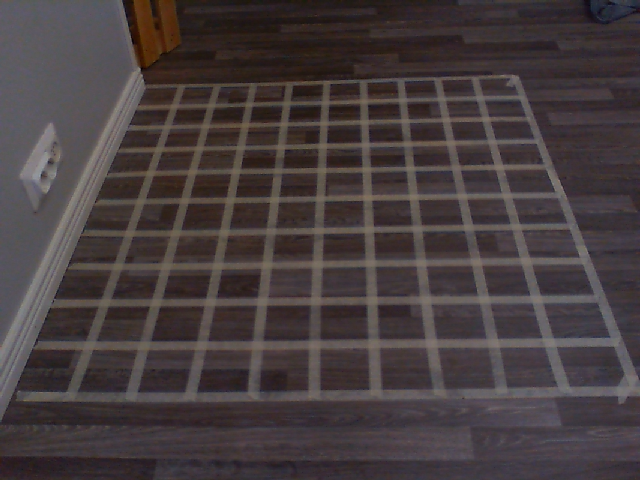
#> input picture sources/exercises/grid-partitioning/image1_1.png, 640 x 480 px, found by its file name
$ python example_challenge_3.py
#> lines starting #> are read from the running program, lines starting #| are printed output that depends on the picture; after the words box and inside, x2 and y2 are one past the last pixel; in counts of white or black regions, pixels touching at a corner belong together
import cv2
import numpy as np
import tkinter as tk
from tkinter import Scale, HORIZONTAL
import math
import itertools
import own_tools

top_left = (np.float64(181.78094550703716), np.float64(85.94911584265608))
top_right = (np.float64(514.5795423214778), np.float64(76.44058450510063))
bottom_left = (np.float64(68.59891703732352), np.float64(398.17540127634885))
bottom_right = (np.float64(635.2059086839749), np.float64(389.4583706356311))
print(f"top_left:{top_left} top_right:{top_right} bottom_left:{bottom_left} bottom_right:{bottom_right}")

image = cv2.imread("challenges/images/image1_1.png")
#> image is the input picture: shape (480, 640, 3); mean B, G, R 62.7, 61.4, 70.5
#image = cv2.imread("challenges/images/image1_20260212_141741.png")
#image = cv2.imread("challenges/images/image2_20260212_141151.png")
#image_original = image.copy()

pts1 = np.float32([[int(top_left[0]), int(top_left[1])], [int(top_right[0]), int(top_right[1])], [int(bottom_left[0]), int(bottom_left[1])], [int(bottom_right[0]), int(bottom_right[1])]])
pts2 = np.float32([[0, 0], [900, 0], [0, 1000], [900, 1000]])

# Apply Perspective Transform Algorithm
matrix = cv2.getPerspectiveTransform(pts1, pts2)
perspective_corrected_image = cv2.warpPerspective(image, matrix, (900, 1000))
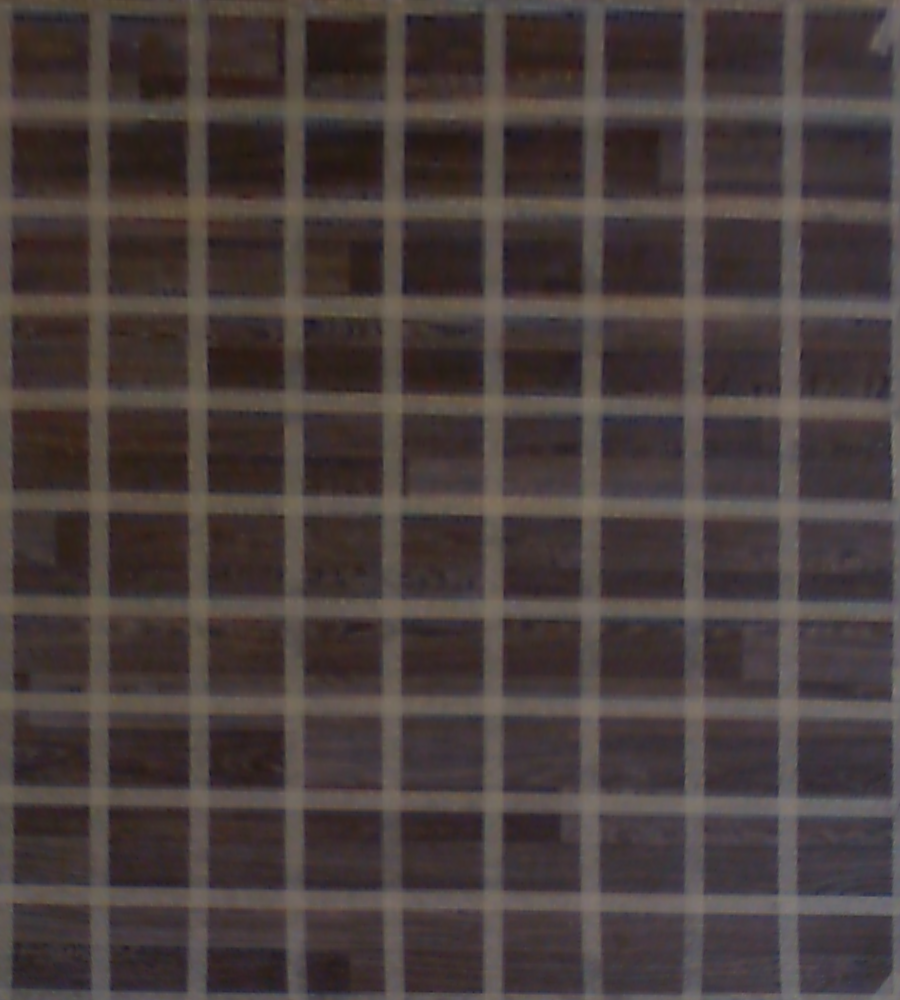
#> perspective_corrected_image: shape (1000, 900, 3); mean B, G, R 60.6, 61.8, 72.2
gray = cv2.cvtColor(perspective_corrected_image, cv2.COLOR_BGR2GRAY)
blurred = cv2.GaussianBlur(gray, (15,15), 3)

# [6 lines of commented-out code are left out]

cropped_images = []
cropped_coordinates = []
for x in range(50, 900, 100):
    for y in range(50, 1000, 100):
        cv2.rectangle(perspective_corrected_image, (x-40,y-40), (x+40,y+40),(0,255,0))
        y1 = y - 40
        y2 = y + 40
        x1 = x - 40
        x2 = x + 40
        #crop = blurred[y-40:y+40, x-40:x+40]
        crop = blurred[y1:y2, x1:x2]
        cropped_images.append(crop)
        cropped_coordinates.append([(x1,y1),(x2,y2)])
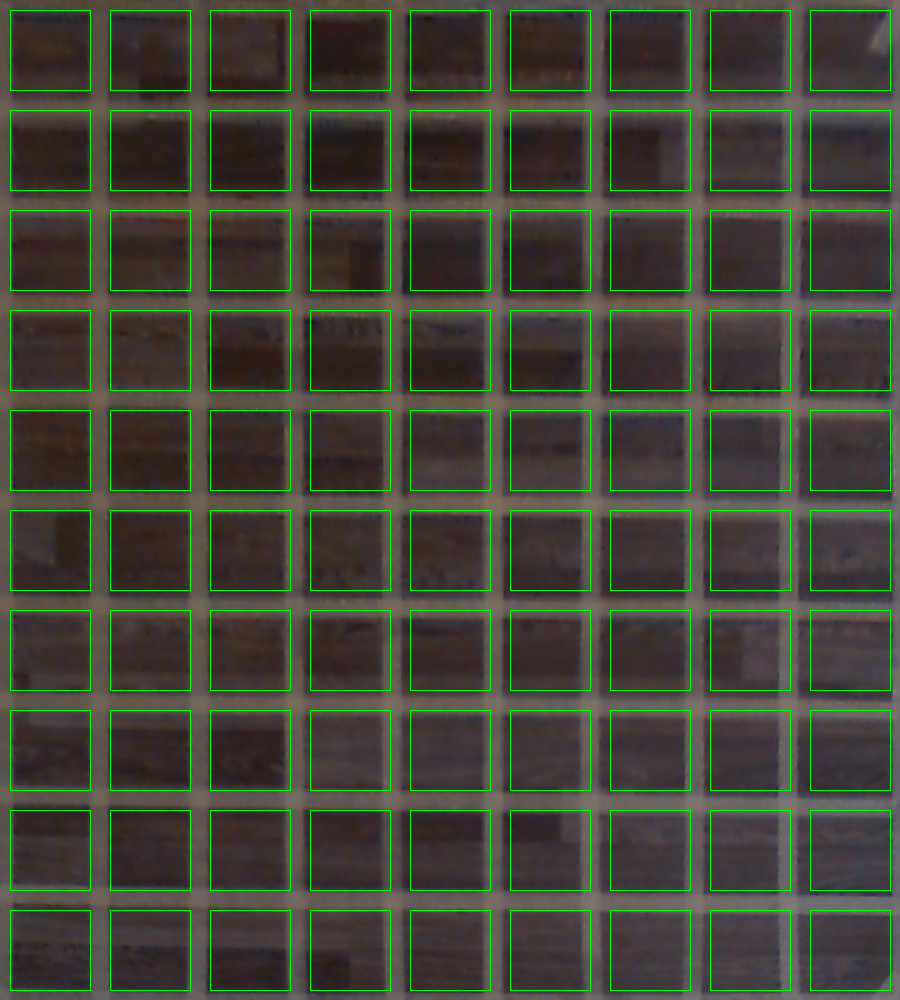
#> perspective_corrected_image: shape (1000, 900, 3); 3.2% of pixels changed, all inside (x1, y1, x2, y2) = (10, 10, 891, 991)
#> after the loop, cropped_coordinates = 90 items; cropped_images = 90 items


#image_new = cv2.imread("challenges/images/image1_2.png")
#cv2.imwrite("image_new.png", image_new)
#image_new = cv2.imread("challenges/images/image1_20260212_141418.png")
image_new = cv2.imread("challenges/images/image1_20260212_141815.png")
#> (the run stopped early here; a loop or call above may not have finished)

$ run again, with sources/exercises/grid-partitioning/image1_2_test.png copied over sources/exercises/grid-partitioning/image1_1.png
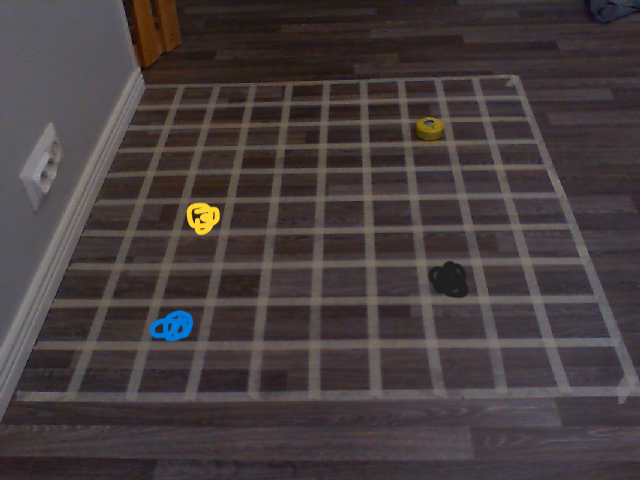
#> input picture sources/exercises/grid-partitioning/image1_2_test.png, 640 x 480 px, found by its file name
#> image is the input picture: shape (480, 640, 3); mean B, G, R 62.7, 61.7, 70.5
#> `perspective_corrected_image = cv2.warpPerspective(image, matrix, (900,..`:
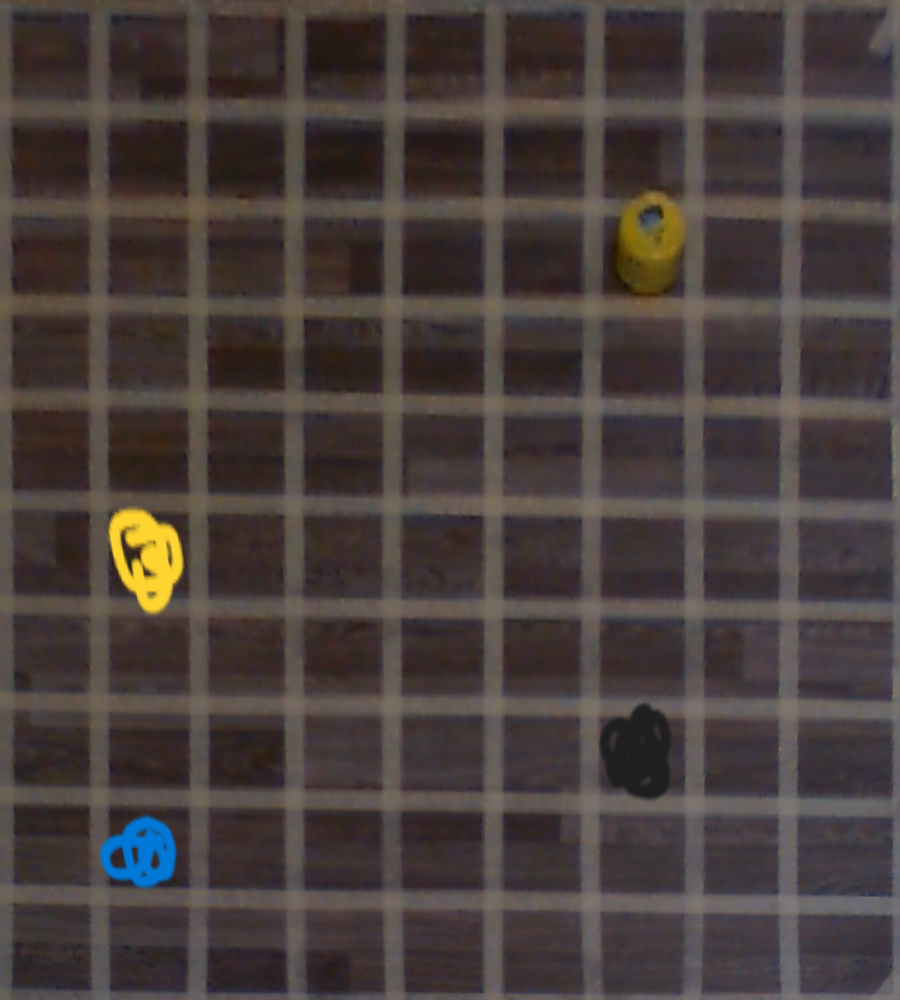
#> perspective_corrected_image: shape (1000, 900, 3); mean B, G, R 60.7, 62.8, 72.7
#> after the loop `for x in range(50, 900, 100):`:
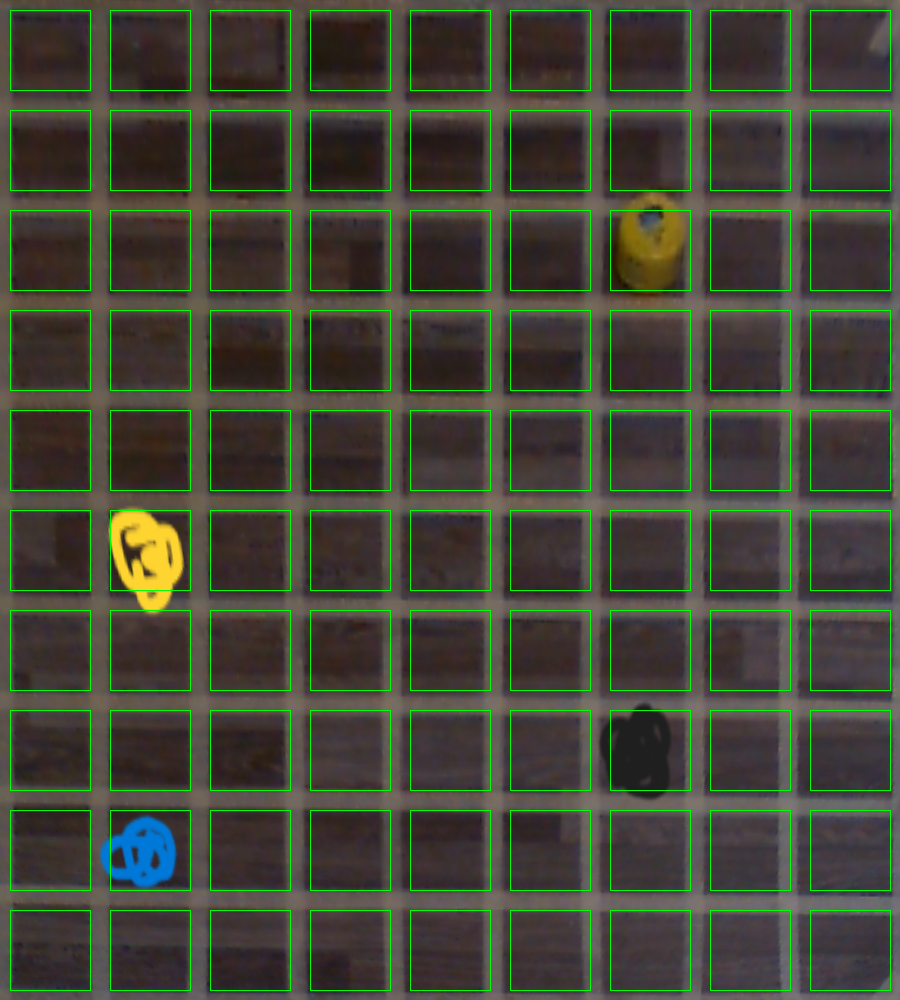
#> perspective_corrected_image: shape (1000, 900, 3); 3.2% of pixels changed, all inside (x1, y1, x2, y2) = (10, 10, 891, 991)
#> after the loop `for x in range(50, 900, 100):`: cropped_coordinates = 90 items
